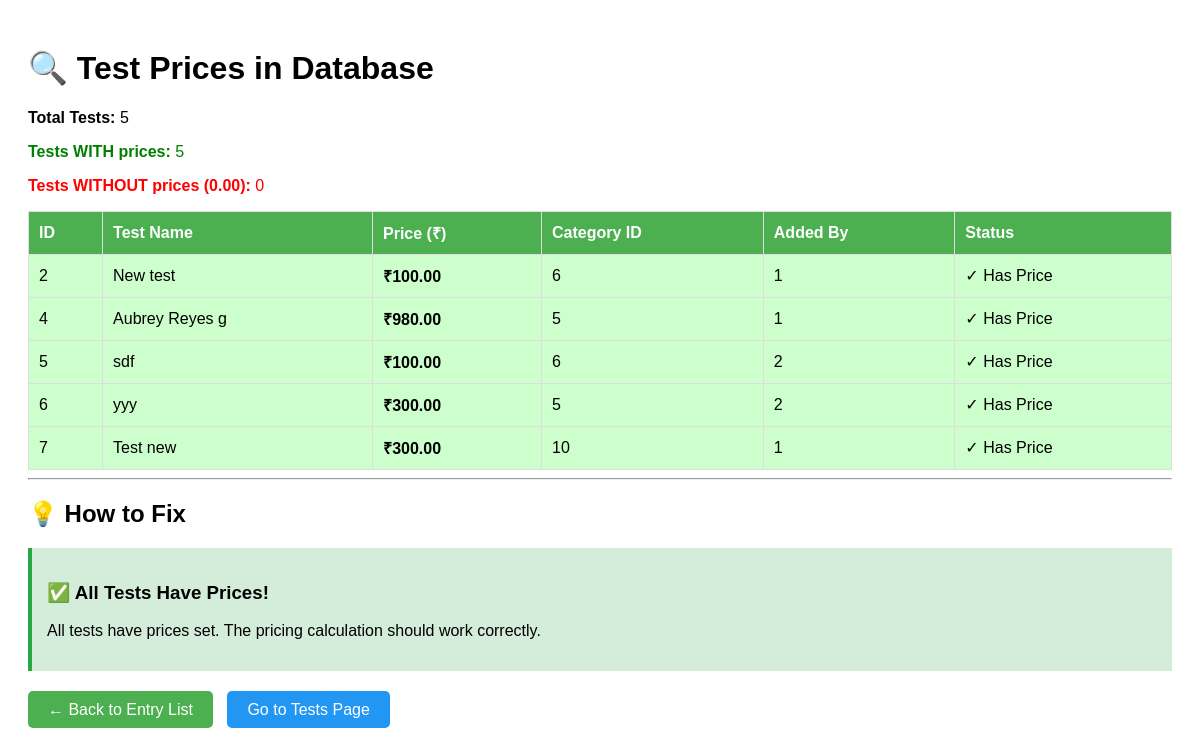
Screenshot of /umakant/show_test_prices.php (signed in) with the database file from the repository.
### tables this page shows
CREATE TABLE `tests` (
  `id` int(11) NOT NULL,
  `name` varchar(255) NOT NULL,
  `category_id` int(11) DEFAULT NULL,
  `main_category_id` int(11) NOT NULL,
  `price` decimal(10,2) NOT NULL DEFAULT 0.00,
  `unit` varchar(50) DEFAULT NULL,
  `specimen` varchar(255) DEFAULT NULL,
  `default_result` text DEFAULT NULL,
  `reference_range` varchar(255) DEFAULT NULL,
  `min` decimal(10,2) DEFAULT NULL,
  `max` decimal(10,2) DEFAULT NULL,
  `description` text DEFAULT NULL,
  `min_male` decimal(10,2) DEFAULT NULL,
  `max_male` decimal(10,2) DEFAULT NULL,
  `min_female` decimal(10,2) DEFAULT NULL,
  `max_female` decimal(10,2) DEFAULT NULL,
  `min_child` decimal(10,2) DEFAULT NULL,
  `max_child` decimal(10,2) DEFAULT NULL,
  `sub_heading` tinyint(1) NOT NULL DEFAULT 0,
  `test_code` varchar(100) DEFAULT NULL,
  `method` varchar(255) DEFAULT NULL,
  `print_new_page` tinyint(1) NOT NULL DEFAULT 0,
  `shortcut` varchar(50) DEFAULT NULL,
  `added_by` int(11) DEFAULT NULL,
  `created_at` datetime DEFAULT current_timestamp(),
  `updated_at` datetime DEFAULT current_timestamp()
);

### umakant/show_test_prices.php (the view, shortened to what this page needs)
<?php
require_once 'inc/connection.php';
?>
<!DOCTYPE html>
<html>
<head>
</head>
<body>
    <h1>🔍 Test Prices in Database</h1>
    <?php
    $stmt = $pdo->query("SELECT id, name, price, category_id, added_by FROM tests ORDER BY id");
    $tests = $stmt->fetchAll(PDO::FETCH_ASSOC);
    $withPrice = 0;
    $withoutPrice = 0;
    foreach ($tests as $test) {
        if ($test['price'] > 0) {
            $withPrice++;
        } else {
            $withoutPrice++;
        }
    }
    ?>
    <p><strong>Total Tests:</strong> <?= count($tests) ?></p>
    <p style="color: green;"><strong>Tests WITH prices:</strong> <?= $withPrice ?></p>
    <p style="color: red;"><strong>Tests WITHOUT prices (0.00):</strong> <?= $withoutPrice ?></p>
    <table>
        <tr>
            <th>ID</th>
            <th>Test Name</th>
            <th>Price (₹)</th>
            <th>Category ID</th>
            <th>Added By</th>
            <th>Status</th>
        </tr>
        <?php foreach ($tests as $test): ?>
            <?php
            $rowClass = $test['price'] > 0 ? 'has-price' : 'zero';
            $status = $test['price'] > 0 ? '✓ Has Price' : '✗ NO PRICE';
            ?>
            <tr class="<?= $rowClass ?>">
                <td><?= $test['id'] ?></td>
                <td><?= htmlspecialchars($test['name']) ?></td>
                <td><strong>₹<?= number_format($test['price'], 2) ?></strong></td>
                <td><?= $test['category_id'] ?></td>
                <td><?= $test['added_by'] ?></td>
                <td><?= $status ?></td>
            </tr>
        <?php endforeach; ?>
    </table>
    <hr>
    <h2>💡 How to Fix</h2>
    <?php if ($withoutPrice > 0): ?>
        <h3>Option 1: Update via SQL (Quick Fix)</h3>
        <p>Run this SQL to set default prices for tests without prices:</p>
        <pre style="background: #f5f5f5; padding: 15px; border-radius: 5px;">
-- Set price to 100 for all tests that currently have 0
UPDATE tests SET price = 100.00 WHERE price = 0 OR price IS NULL;
-- Or set specific prices for specific tests:
UPDATE tests SET price = 980.00 WHERE id = 1;
UPDATE tests SET price = 100.00 WHERE id = 2;
        </pre>
        <h3>Option 2: Update via UI</h3>
        <ol>
            <li>Go to <a href="test.php">Tests Management Page</a></li>
            <li>Edit each test</li>
            <li>Set a price</li>
            <li>Save</li>
        </ol>
    <?php else: ?>
        <div style="background: #d4edda; padding: 15px; margin: 20px 0; border-left: 4px solid #28a745;">
            <h3>✅ All Tests Have Prices!</h3>
            <p>All tests have prices set. The pricing calculation should work correctly.</p>
        </div>
    <?php endif; ?>
    <p style="margin-top: 30px;">
        <a href="entry-list.php" style="background: #4CAF50; color: white; padding: 10px 20px; text-decoration: none; border-radius: 5px;">← Back to Entry List</a>
        <a href="test.php" style="background: #2196F3; color: white; padding: 10px 20px; text-decoration: none; border-radius: 5px; margin-left: 10px;">Go to Tests Page</a>
    </p>
</body>
</html>

### umakant/show_test_prices.php (style rules this page uses)
body { font-family: Arial; padding: 20px; }
table { border-collapse: collapse; width: 100%; }
th, td { border: 1px solid #ddd; padding: 10px; text-align: left; }
th { background: #4CAF50; color: white; }
.has-price { background: #ccffcc; }

### rows the page displays
tests: id "2", name "New test", price "100.00", category "6", added_by "1", price "✓ Has Price"
tests: id "4", name "Aubrey Reyes g", price "980.00", category "5", added_by "1", price "✓ Has Price"
tests: id "5", name "sdf", price "100.00", category "6", added_by "2", price "✓ Has Price"
tests: id "6", name "yyy", price "300.00", category "5", added_by "2", price "✓ Has Price"
tests: id "7", name "Test new", price "300.00", category "10", added_by "1", price "✓ Has Price"

### other values shown
count($tests) "5"
$withPrice "5"
$withoutPrice "0"
